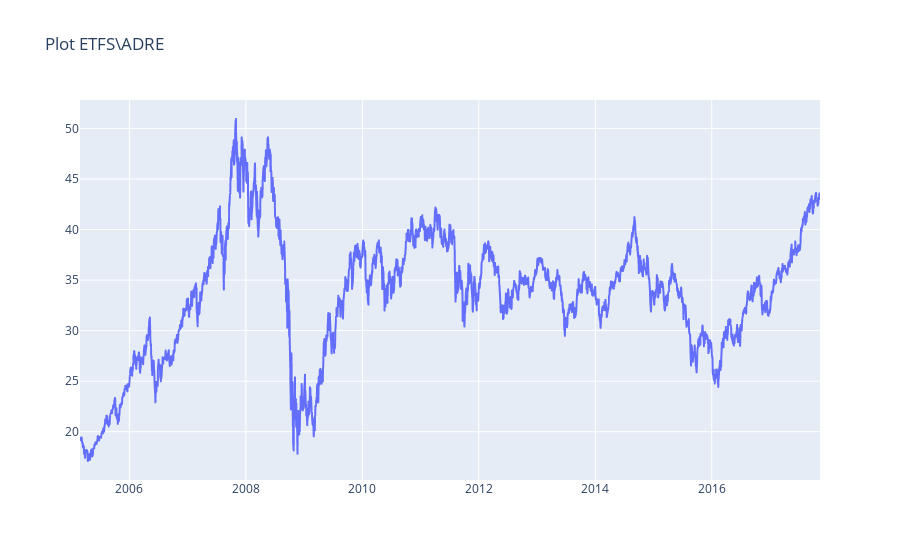

Notebook code cell kept with this figure:
### Markdown cell above
### Visualize the data

Plotly is a nice visualization library that has some interactive plot options.

### Code cell
r = lambda: random.randint(0,255)
traces = []

#for df in data:
clr = str(r()) + str(r()) + str(r())
df = df.sort_values('Date')
label = df['Label'].iloc[0]

trace = plotly.graph_objs.Scattergl(
    x=df['Date'],
    y=df['Close']#,mode='line',line=dict(color = "blue")
)
traces.append(trace)
    
layout = plotly.graph_objs.Layout(
    title='Plot '+label.split(sep='.')[0].upper(),
)
fig = plotly.graph_objs.Figure(data=traces, layout=layout)

plotly.offline.init_notebook_mode(connected=True)
plotly.offline.iplot(fig, filename='dataplot')

### Figure 1 — Plotly figure (JSON) as saved in the notebook; plotly's stock layout.template omitted (floating-point values rounded to 4 significant figures; data arrays with more than 128 entries replaced by an {"elided": "..."} marker saying what was removed)
{"data": [{"type": "scattergl", "x": {"elided": "3201 str values"}, "y": {"elided": "3201 float values"}}], "layout": {"title": {"text": "Plot ETFS\\ADRE"}}}
